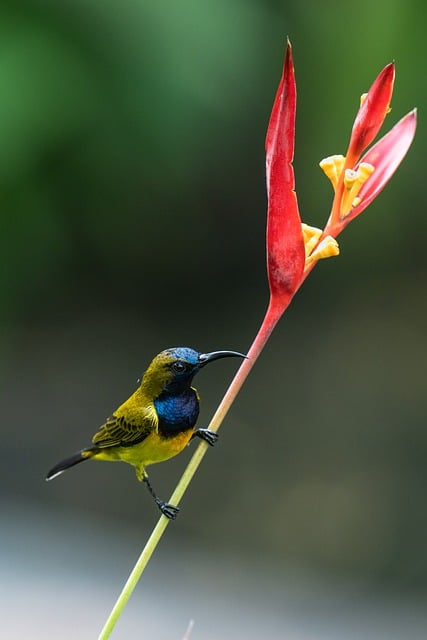
#> input picture histogram_equalization/bird.jpeg, 427 x 640 px
$ python equalization.py
#> lines starting #> are read from the running program, lines starting #| are printed output that depends on the picture
from PIL import Image

img = Image.open('bird.jpeg')
#> img is the input picture: PIL image 427x640 RGB; mean R, G, B 76.5, 85.1, 63.5
grayscale_image = img.convert('L')
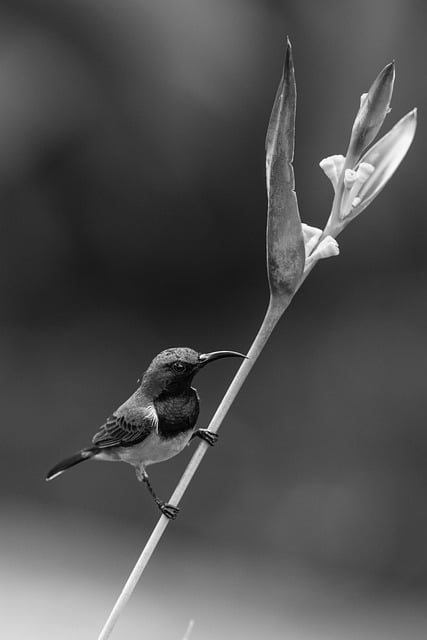
#> grayscale_image: PIL image 427x640 L; min 0, max 254, mean 80.1
grayscale_image.save('grayscale-bird.jpeg')
equalized_image = grayscale_image

width, height = grayscale_image.size
#> width = 427; height = 640
pixel_qtd = width * height
#> pixel_qtd = 273280

equalized_value = []
gray_levels_sums = []
frequency_sum = 0

for i in range(256): gray_levels_sums.append(0)

for i in range(width):
        for j in range(height):
            gray_levels_sums[grayscale_image.getpixel((i,j))] += 1

for i in range(256):
    frequency = gray_levels_sums[i] / pixel_qtd
    frequency_sum += frequency
    equalized_value.append(round(frequency_sum * 255))
#> after the loop, equalized_value = 256 values from 0 to 255; frequency_sum = 1

for i in range(width):
    for j in range(height):
        original_value = grayscale_image.getpixel((i,j))
        equalized_image.putpixel((i,j), equalized_value[original_value])
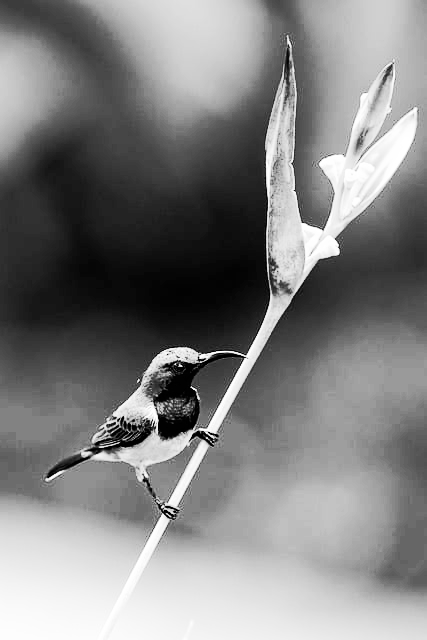
#> equalized_image: PIL image 427x640 L; min 0, max 255, mean 128.8

equalized_image.save('equalized-bird.jpeg')
